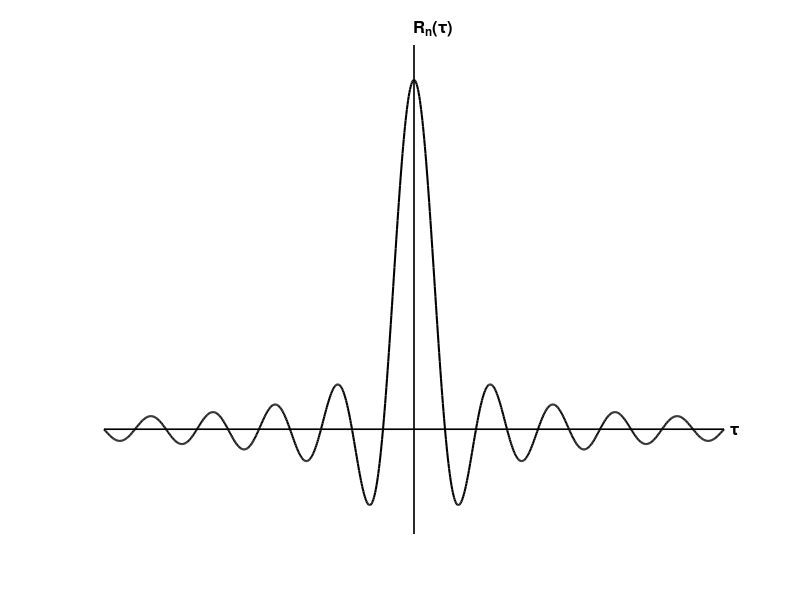

Write MATLAB code to recreate this figure.
% MATLAB Code to Plot the Sinc Function with Only x=0 and y=0 Axes

% Define the range of x values
x = linspace(-10, 10, 1000); % 1000 points between -10 and 10

% Compute the sinc function
y = sinc(x); % MATLAB has a built-in sinc function

% Plot the sinc function
figure; % Create a new figure
plot(x, y, 'k-', 'LineWidth', 1.5); % Plot with a blue line
hold on; % Hold the plot for additional elements

% Add x=0 and y=0 axes
plot([-10, 10], [0, 0], 'k-', 'LineWidth', 1.2); % Draw the x-axis (y=0)
plot([0, 0], [-0.3, 1.1], 'k-', 'LineWidth', 1.2); % Draw the y-axis (x=0)

% Customize the plot
grid off; % Turn off the grid
axis off; % Turn off the default axis box
xlim([-10, 10]); % Set x-axis limits
ylim([-0.3, 1.1]); % Set y-axis limits

% Add labels for x=0 and y=0 axes
text(10.2, 0, '\tau', 'FontSize', 12, 'FontWeight', 'bold'); % Label for x-axis
text(0, 1.15, 'R_n(\tau)', 'FontSize', 12, 'FontWeight', 'bold'); % Label for y-axis

% title('Sinc Function with Only x=0 and y=0 Axes'); % Add a title